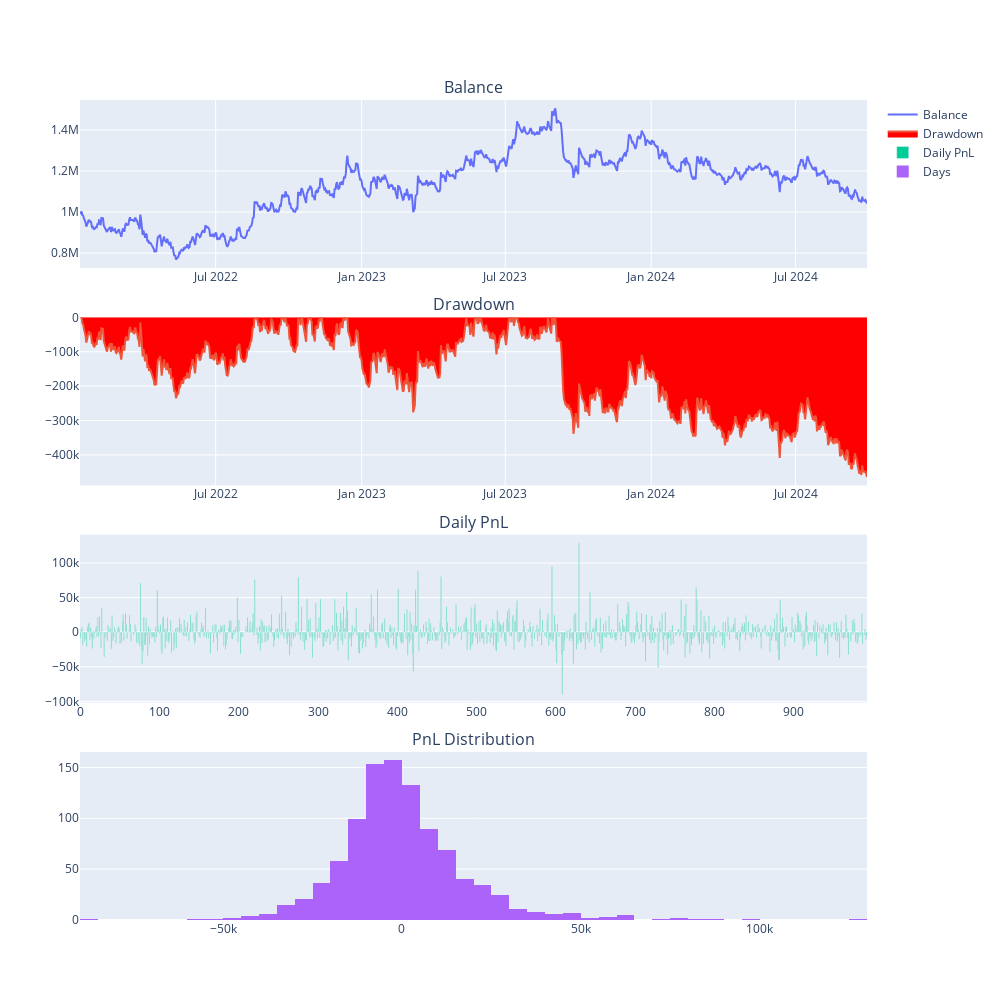

The notebook cell this image was saved under:
### Code cell
engine.show_chart()

### Figure 1 — Plotly figure (JSON) as saved in the notebook; plotly's stock layout.template omitted (floating-point values rounded to 4 significant figures; data arrays with more than 128 entries replaced by an {"elided": "..."} marker saying what was removed)
{"data": [{"mode": "lines", "name": "Balance", "type": "scatter", "x": {"elided": "993 str values"}, "xaxis": "x", "y": {"elided": "993 float values"}, "yaxis": "y"}, {"fill": "tozeroy", "fillcolor": "red", "mode": "lines", "name": "Drawdown", "type": "scatter", "x": {"elided": "993 str values"}, "xaxis": "x2", "y": {"elided": "993 float values"}, "yaxis": "y2"}, {"name": "Daily PnL", "type": "bar", "xaxis": "x3", "y": {"elided": "993 float values"}, "yaxis": "y3"}, {"name": "Days", "nbinsx": 100, "type": "histogram", "x": {"elided": "993 float values"}, "xaxis": "x4", "yaxis": "y4"}], "layout": {"annotations": [{"font": {"size": 16}, "showarrow": false, "text": "Balance", "x": 0.5, "xanchor": "center", "xref": "paper", "y": 1, "yanchor": "bottom", "yref": "paper"}, {"font": {"size": 16}, "showarrow": false, "text": "Drawdown", "x": 0.5, "xanchor": "center", "xref": "paper", "y": 0.735, "yanchor": "bottom", "yref": "paper"}, {"font": {"size": 16}, "showarrow": false, "text": "Daily PnL", "x": 0.5, "xanchor": "center", "xref": "paper", "y": 0.47, "yanchor": "bottom", "yref": "paper"}, {"font": {"size": 16}, "showarrow": false, "text": "PnL Distribution", "x": 0.5, "xanchor": "center", "xref": "paper", "y": 0.205, "yanchor": "bottom", "yref": "paper"}], "height": 1000, "width": 1000, "xaxis": {"anchor": "y", "domain": [0, 1]}, "xaxis2": {"anchor": "y2", "domain": [0, 1]}, "xaxis3": {"anchor": "y3", "domain": [0, 1]}, "xaxis4": {"anchor": "y4", "domain": [0, 1]}, "yaxis": {"anchor": "x", "domain": [0.795, 1]}, "yaxis2": {"anchor": "x2", "domain": [0.53, 0.735]}, "yaxis3": {"anchor": "x3", "domain": [0.265, 0.47]}, "yaxis4": {"anchor": "x4", "domain": [0, 0.205]}}}
